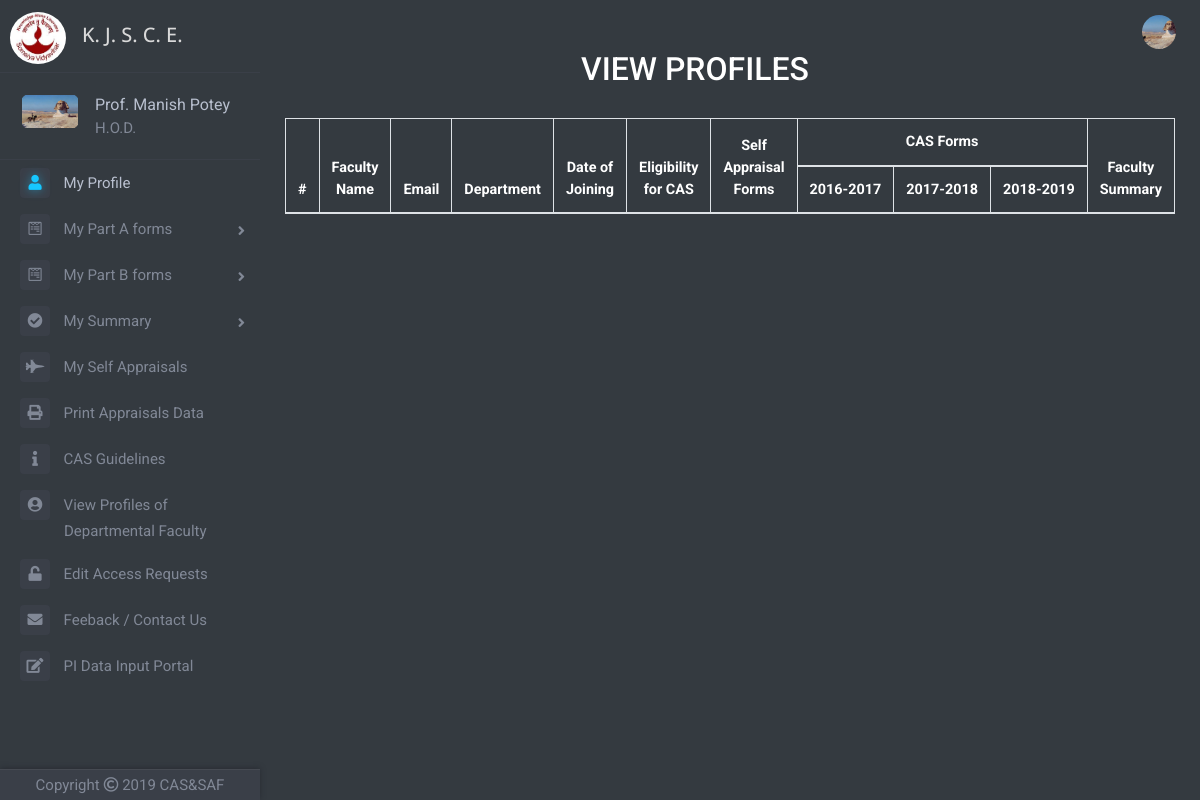
The page /viewprofiles.php (signed in) on the database its author committed.
### tables this page shows
CREATE TABLE `faculty_table` (
  `id` int(11) NOT NULL,
  `faculty_name` varchar(100) NOT NULL,
  `email` varchar(50) NOT NULL,
  `password` varchar(256) NOT NULL,
  `ecode` varchar(200) NOT NULL,
  `date_of_joining` date NOT NULL,
  `department` varchar(50) NOT NULL,
  `mobileno` bigint(11) NOT NULL DEFAULT '0',
  `profilePicLocation` varchar(100) NOT NULL DEFAULT 'defaults/default_userprofile_pic.png',
  `faculty` int(11) NOT NULL DEFAULT '0',
  `hod` int(11) NOT NULL DEFAULT '0',
  `committee` int(11) NOT NULL DEFAULT '0',
  `principal` int(11) NOT NULL DEFAULT '0',
  `admin` int(11) NOT NULL DEFAULT '0'
);

### viewprofiles.php (the view, shortened to what this page needs)
<?php
if(!isset($_SESSION['id']))
{
	header("LOCATION: index.php");
}
else
{
include 'dbh.php';
$userId=mysqli_real_escape_string($conn,$_SESSION['id']);
$sqlx="SELECT profilePicLocation FROM faculty_table WHERE id='$userId'";
$resultx=mysqli_query($conn,$sqlx);
$rowx=mysqli_fetch_assoc($resultx);
$profilePicLocation=$rowx['profilePicLocation'];
include 'top.php';
include 'left-nav.php';
?>
   	<div class="container">
		<div class="row justify-content-center">
			<div class="col offset-md-2" id="part-b-container">
				<h2 class="text-center" style="color:white">VIEW PROFILES</h2><br>
				<div class="admin-table" style="margin-left:70px;max-height:500px">
				<table class="table table-bordered" style="background-color: white">
				  	<thead style="color: white">
					    <tr>
					      	<th scope="col" rowspan="2" style="background-color: #343a40;text-align: center">#</th>
					      	<th scope="col" rowspan="2" style="background-color: #343a40;text-align: center">Faculty Name</th>
					      	<th scope="col" rowspan="2" style="background-color: #343a40;text-align: center">Email</th>
					      	<th scope="col" rowspan="2" style="background-color: #343a40;text-align: center">Department</th>
					      	<th scope="col" rowspan="2" style="background-color: #343a40;text-align: center">Date of Joining</th>
					      	<th scope="col" rowspan="2" style="background-color: #343a40;text-align: center">Eligibility<br> for CAS</th>
					      	<th scope="col" rowspan="2" style="background-color: #343a40;text-align: center">Self Appraisal Forms</th>
					      	<th scope="col" colspan="3" style="background-color: #343a40;text-align: center">CAS Forms</th>
					      	<th scope="col" rowspan="2" style="background-color: #343a40;text-align: center">Faculty Summary</th>
					    </tr>
					    <tr>
					    	<th scope="col" rowspan="2" style="background-color: #343a40"><?php echo ($previousyear-3).'-'.($previousyear-2); ?></th>
					    	<th scope="col" rowspan="2" style="background-color: #343a40"><?php echo ($previousyear-2).'-'.($previousyear-1) ?></th>
					    	<th scope="col" rowspan="2" style="background-color: #343a40"><?php echo ($previousyear-1).'-'.($currentyear-1) ?></th>
					    </tr>
				  	</thead>
				</table>
				</div>
			</div>
		</div>
	</div>
</body>
</html>
<?php
}
?>

### top.php (shortened to what this page needs)
<!DOCTYPE html>
<html>
<head>
	<link rel="stylesheet" href="https://maxcdn.bootstrapcdn.com/bootstrap/4.1.3/css/bootstrap.min.css">
	<link href="https://stackpath.bootstrapcdn.com/font-awesome/4.7.0/css/font-awesome.min.css" rel="stylesheet">
	<link href="//netdna.bootstrapcdn.com/font-awesome/4.1.0/css/font-awesome.min.css" rel="stylesheet">
	<link rel="stylesheet" type="text/css" href="Frontend/global.css">
	<link rel="stylesheet" href="https://cdnjs.cloudflare.com/ajax/libs/animate.css/3.7.0/animate.min.css">
	<link rel="stylesheet" href="https://use.fontawesome.com/releases/v5.6.3/css/all.css">
</head>
<body>
		<nav class="navbar navbar-expand-lg sticky-top navbar-dark bg-dark" style="height: 50px">
	  	<a class="navbar-brand" href="index.php"><img src="img\logo1.jpg" style="width: 56px;height: 52px;margin-left: -6px;border-radius: 50%;margin-top: 26px"></a>
	  	<h3 class="text-left index-h1" style="font-size: 20px;margin-top: 27px">K. J. S. C. E.</h3>
	  	<div class="collapse navbar-collapse" id="navbarSupportedContent">
		    <ul class="navbar-nav ml-auto">
		      	<?php
		      	if(!isset($_SESSION['id']))
		      	{
			      	?>
			      	<li class="nav-item">
			      	</li>
			      	<?php
			    }
			    else
			    {
			    	?>
			      	<li class="nav-item dropdown">
				        <img class="nav-link dropdown-toggle" src="<?php echo $profilePicLocation; ?>" width="50px" height="50px" style="overflow: hidden;border-radius: 50%;display:block;margin:0 auto;object-fit: cover;cursor: pointer;margin-top: 13px" id="navbarDropdown" role="button" data-toggle="dropdown" aria-haspopup="true" aria-expanded="false">
			      	</li>
			      	<?php
		      	}
		      	?>
		    </ul>
	  	</div>
	</nav>

### left-nav.php (shortened to what this page needs)
<?php
$uid=mysqli_real_escape_string($conn,$_SESSION['id']);
$sqlp="SELECT profilePicLocation, faculty_name, admin, hod, committee FROM faculty_table WHERE id='$uid'";
$resultp=mysqli_query($conn,$sqlp);
$rowp=mysqli_fetch_assoc($resultp);
$profilePicLocation=$rowp['profilePicLocation'];
$faculty_name=$rowp['faculty_name'];
$hod=$rowp['hod'];
$committee=$rowp['committee'];
$admin=$rowp['admin'];
?>
<div class="page-wrapper chiller-theme toggled">
	<nav id="sidebar" class="sidebar-wrapper sm-hidden">
		<div class="sidebar-content">
			<div class="sidebar-brand">
				<div id="close-sidebar">
				</div>
			</div><br>
			<div class="sidebar-header">
				<div class="user-pic">
					<img class="img-responsive img-rounded" src="<?php echo $profilePicLocation; ?>"
						alt="User picture">
				</div>
				<div class="user-info">
					<span class="user-name" style="font-size: 16px">
						<?php echo $faculty_name; ?>
					</span>
					<?php
					if($hod==1)
					{
						?>
						<span class="user-role" style="font-size: 15px">H.O.D.</span>
				 		<?php
				 	}
						?>
				</div>
			</div>
			<?php
			$currentyear=date("Y");
			if(date("m")>=7)
		    {
		    	$currentyear+=1;
		    }
			$previousyear=$currentyear-1;
			?>
			<div class="sidebar-menu">
				<ul>
					<li class="sidebar-dropdown active">
						<a href="userprofile.php">
							<i class="fas fa-user" style="font-size: 15px"></i>
							<span style="font-size: 15px">My Profile</span>
						</a>
					</li>
					<li class="sidebar-dropdown dropdown-arrow">
						<a>
							<i class="fab fa-wpforms" style="font-size: 15px"></i>
							<span style="font-size: 15px;cursor:pointer">My Part A forms</span>
						</a>
					</li>
					<li class="sidebar-dropdown dropdown-arrow">
						<a>
							<i class="fab fa-wpforms" style="font-size: 15px"></i>
							<span style="font-size: 15px;cursor:pointer">My Part B forms</span>
						</a>
					</li>
					<li class="sidebar-dropdown dropdown-arrow">
						<a>
							<i class="fa fa-check-circle" aria-hidden="true" style="font-size: 15px"></i>
							<span style="font-size: 15px;cursor:pointer">My Summary</span>
						</a>
					</li>
					<li class="sidebar-dropdown">
						<a href="self-appraisals.php?id=<?php echo $_SESSION['id']; ?>">
							<i class="fas fa-fighter-jet" style="font-size: 15px"></i>
							<span style="font-size: 15px">My Self Appraisals</span>
						</a>
					</li>
					<?php
					if($hod==1)
					{
						?>
						<li class="sidebar-dropdown">
							<a href="print-self-appraisals.php">
								<i class="fas fa-print" style="font-size: 15px"></i>
								<span style="font-size: 15px">Print Appraisals Data</span>
							</a>
						</li>
						<?php
					}
					?>
					<li class="sidebar-dropdown">
						<a href="guidelines.php">
							<i class="fas fa-info" style="font-size: 15px"></i>
							<span style="font-size: 15px">CAS Guidelines</span>
						</a>
					</li>
					<?php
					if($hod==1)
					{
						?>
						<li class="sidebar-dropdown">
							<a href="viewprofiles.php">
								<i class="fas fa-user-circle" style="font-size: 15px"></i>
								<span style="font-size: 15px">View Profiles of <span style="margin-left:44px">Departmental Faculty</span></span>
							</a>
						</li>
						<?php
					}
						?>
						<?php
					if($admin==1 || $hod==1 || $committee==1)
					{
						?>
						<li class="sidebar-dropdown">
							<a href="request-edit-access-panel.php">
								<i class="fas fa-unlock" style="font-size: 15px"></i>
								<span style="font-size: 15px">Edit Access Requests</span>
							</a>
						</li>
						<?php
					}
					?>
					<li class="sidebar-dropdown">
						<a href="feedback.php">
							<i class="fa fa-envelope" style="font-size: 15px"></i>
							<span style="font-size: 15px">Feeback / Contact Us</span>
						</a>
					</li>
					<?php
					if($hod==1)
					{
						?>
						<li class="sidebar-dropdown">
							<a href="pidataportal.php">
								<i class="fas fa-edit" style="font-size: 15px"></i>
								<span style="font-size: 15px">PI Data Input Portal</span>
							</a>
						</li>
						<?php
					}
					?>
				</ul>
			</div>
		</div>
		<div class="sidebar-footer">
			<a>
				<p style="font-size: 15px">Copyright  <i class="far fa-copyright"></i>  <?php echo $currentyear-1; ?>  CAS&SAF</p>
			</a>
		</div>
	</nav>

### rows shown on the page
faculty_table: profilePicLocation (picture), faculty_name "Prof. Manish Potey"
